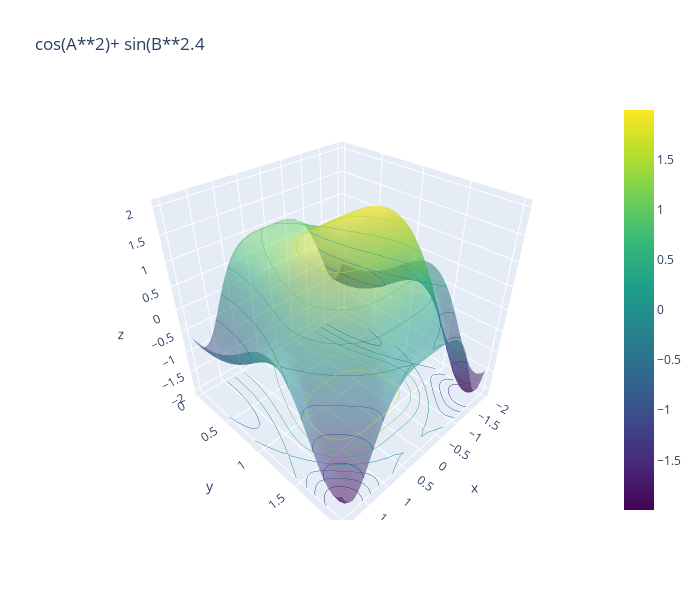

Notebook code for this chart:
### Code cell
a = np.linspace(-2,2,100)
b = np.linspace(-2,2,100)
A,B = np.meshgrid(a,b)
L = np.cos(A**2)+ np.sin(B**2.4)

fig = go.Figure(data=[go.Surface(x=a, y=b,z=L, colorscale="viridis", opacity=0.5)])
fig.update_traces(contours_z=dict(show=True,usecolormap=True, highlightcolor="limegreen",project_z=True))
fig.update_layout(title="cos(A**2)+ sin(B**2.4", width=700, height=600)
